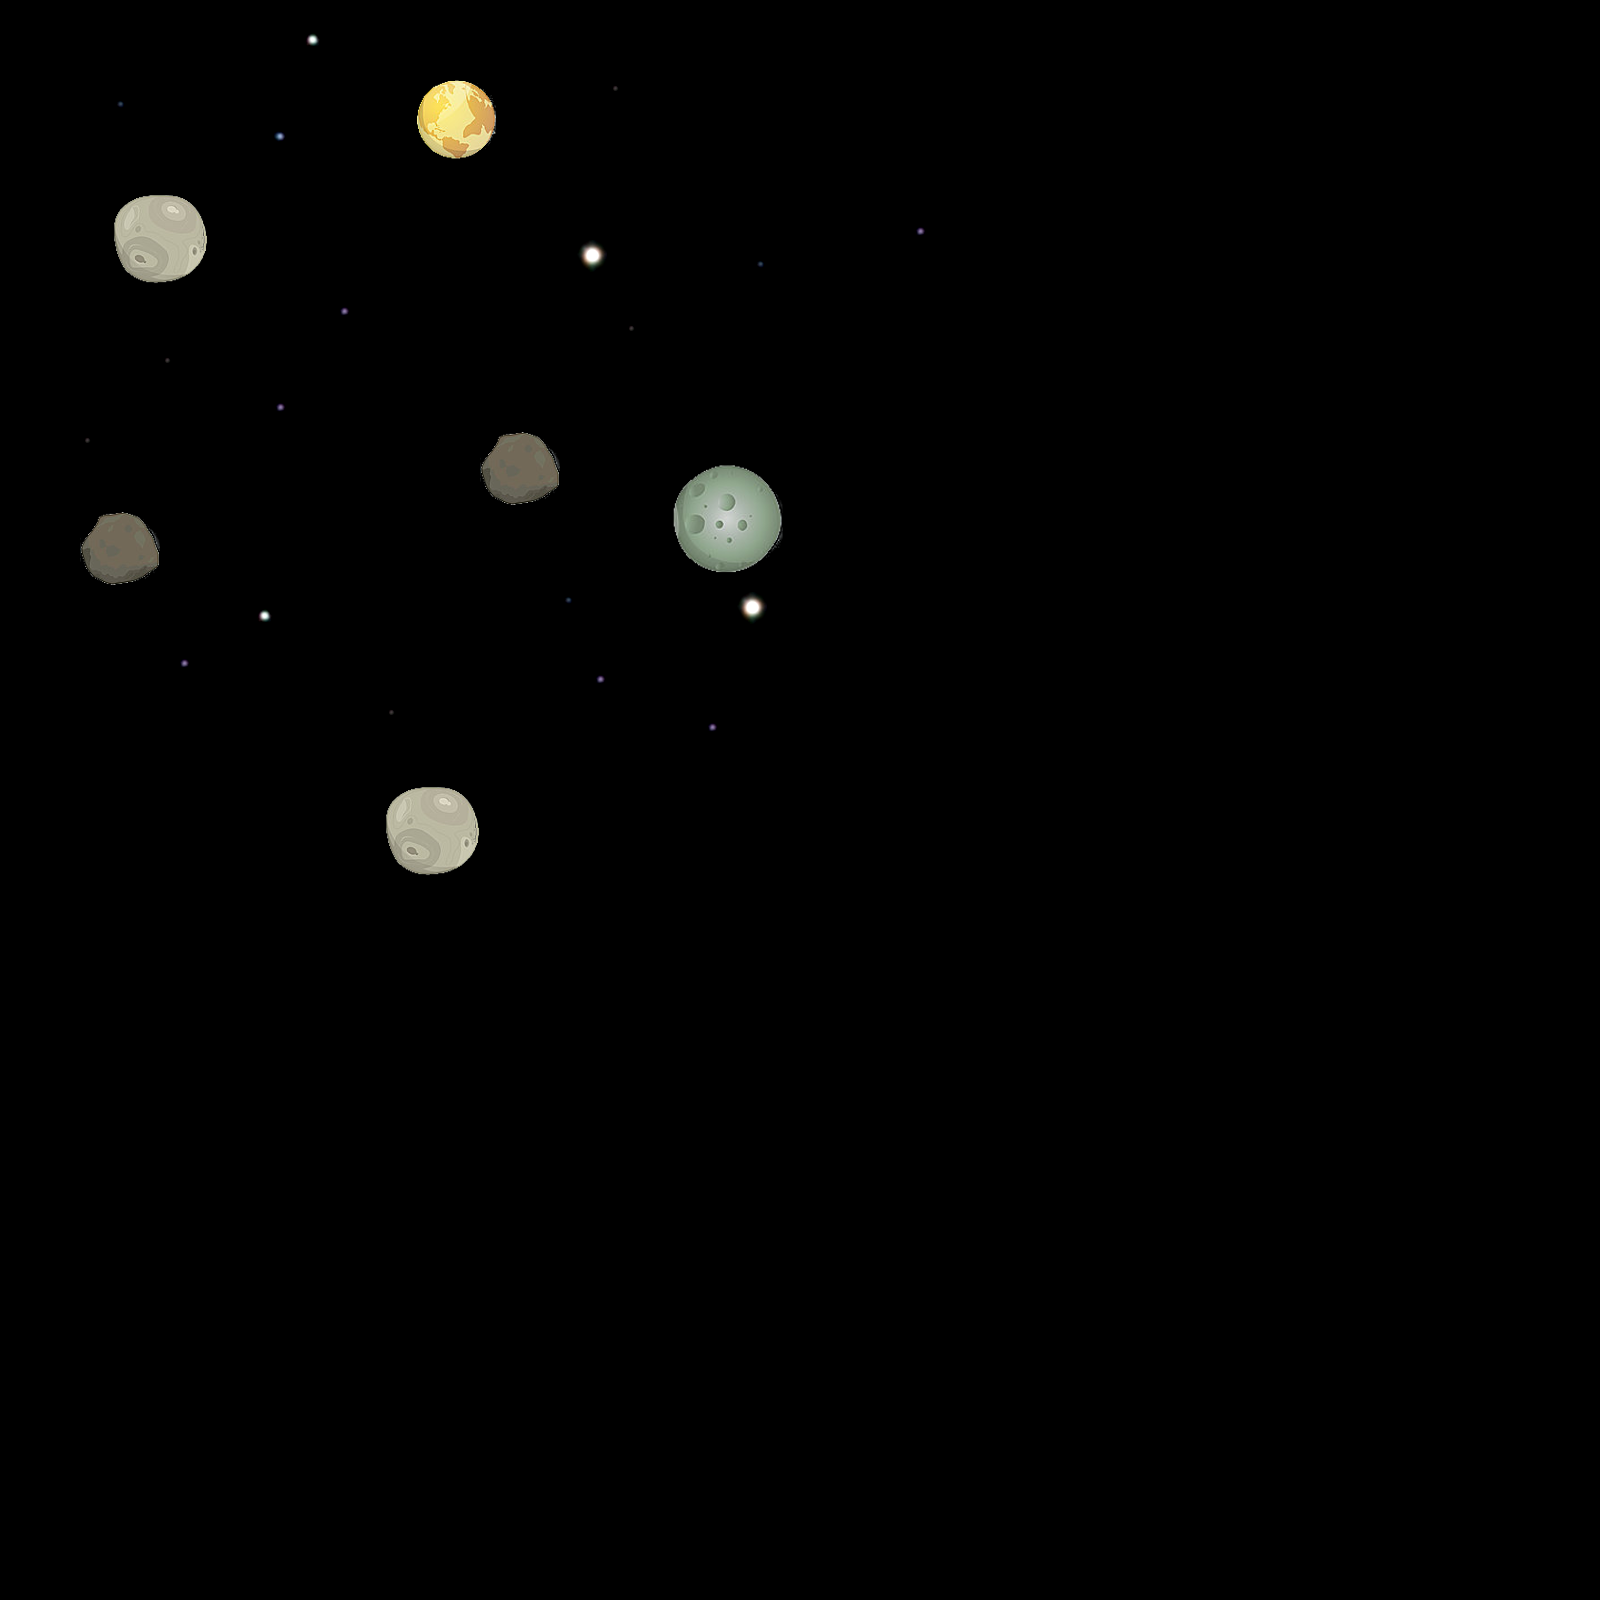

Tiled map render using the project's own tile images. Description and the map definition, with tile-layer contents summarised, below:
An orthogonal 100x100 tile map with 16x16 px tiles, 1 tile layer (tiles), 1 hidden layer not drawn, 2 tilesets and 1 object (player).

<map version="1.0" orientation="orthogonal" width="100" height="100" tilewidth="16" tileheight="16" backgroundcolor="#000000">
    <tileset firstgid="1" name="tileset00" tilewidth="16" tileheight="16">
        <image source="tileset00.png" width="160" height="160" />
    </tileset>
    <tileset firstgid="101" name="planets" tilewidth="16" tileheight="16">
        <image source="planetstileset.png" width="640" height="400" />
    </tileset>
    <imagelayer name="background" width="100" height="100" visible="0">
        <image source="../images/background.jpg" />
    </imagelayer>
    <layer name="tiles" width="100" height="100">
        <data>[10000 cells, 221 non-empty, 144 distinct tile ids]</data>
    </layer>
    <objectgroup name="objects" width="100" height="100">
        <object name="player" x="379" y="319" width="89" height="83" />
    </objectgroup>
</map>
